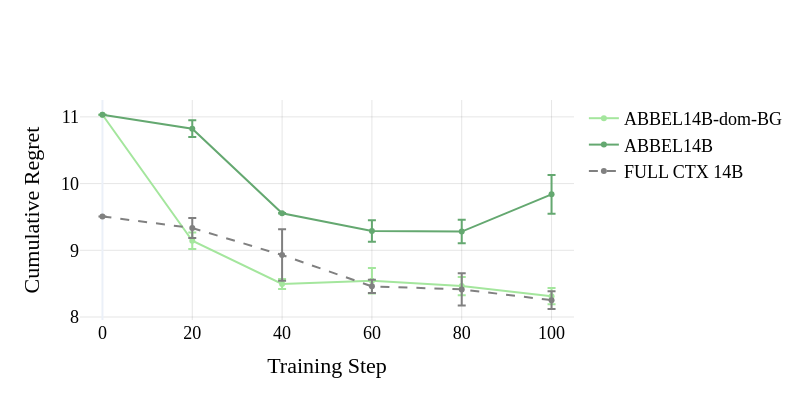

Notebook source saved alongside this figure:
### Code cell
import plotly.graph_objects as go
vanilla14B_zero_shot = 9.507575757575756
ABBEL14B_zero_shot = 11.031746031746033
seed_1_ABBEL14B_obs_bg_regret = [ABBEL14B_zero_shot, 9.055555555555554, 9.92857142857143]
ABBEL14B_regret_seeds = [[ABBEL14B_zero_shot,10.58730158730159, 9.563492063492065, 9.682539682539684, 9.650793650793652, 9.3015873015873, 8.746031746031743, 8.880952380952378], [ABBEL14B_zero_shot,11.111111111111112, 9.547619047619046, 9.079365079365079, 9.285714285714285, 10.507936507936511, 9.071428571428568, 8.992063492063492], [ABBEL14B_zero_shot,10.769841269841272, 9.555555555555555, 9.103174603174601, 8.904761904761902, 9.706349206349207, 9.293650793650793, 9.841269841269845]]
ABBEL14B_dom_bg_regret_seeds = [[9.087301587301583, 8.571428571428571, 8.952380952380949, 8.714285714285712, 8.095238095238097], [8.91269841269841, 8.603174603174601, 8.539682539682538, 8.142857142857144, 8.246031746031745], [9.42857142857143, 8.30952380952381, 8.142857142857142, 8.53174603174603, 8.595238095238093]]

ABBEL14B_dom_bg_regret_seeds = [[ABBEL14B_zero_shot] + seed for seed in ABBEL14B_dom_bg_regret_seeds]

vanilla14B_regret_seeds = [[vanilla14B_zero_shot, 9.613636363636363, 8.757575757575756, 8.56060606060606, 8.5, 8.227272727272725, 9.363636363636367], [vanilla14B_zero_shot, 8.984848484848486, 8.212121212121213, 8.21969696969697, 7.863636363636363, 7.9848484848484835, 7.901515151515151],[vanilla14B_zero_shot,9.401515151515149, 9.818181818181818, 8.598484848484848, 8.87878787878788, 8.545454545454547, 8.083333333333332]]

fig = go.Figure()

ABBEL14B_performance, ABBEL14B_err = get_line_and_err(ABBEL14B_regret_seeds, max_datapoints=6)
ABBEL14B_dom_bg_performance, ABBEL14B_dom_bg_err = get_line_and_err(ABBEL14B_dom_bg_regret_seeds, max_datapoints=6)
vanilla14B_performance, vanilla14B_err = get_line_and_err(vanilla14B_regret_seeds, max_datapoints=6)

fig.add_trace(go.Scatter(
    x=np.arange(len(ABBEL14B_dom_bg_performance))*20, y=ABBEL14B_dom_bg_performance, mode="lines+markers", name="ABBEL14B-dom-BG",
    line=dict(color="rgb(164, 230, 157)"),
    error_y=dict(type="data", array=ABBEL14B_dom_bg_err, visible=True)
))

fig.add_trace(go.Scatter(
    x=np.arange(len(ABBEL14B_performance))*20, y=ABBEL14B_performance, mode="lines+markers", name="ABBEL14B",
    line=dict(color="rgb(100, 168, 112)"),
    error_y=dict(type="data", array=ABBEL14B_err, visible=True)
))

fig.add_trace(go.Scatter(
    x=np.arange(len(vanilla14B_performance))*20, y=vanilla14B_performance, mode="lines+markers", name="FULL CTX 14B",
    line=dict(color="rgb(128, 128, 128)", dash='dash'),
    error_y=dict(type="data", array=vanilla14B_err, visible=True)
))

fig.update_layout(
    # title={'text': "Test Performance Over Training", 'x': 0.5, 'xanchor': 'center'},
    font=dict(family='Times New Roman', size=18, color='black'),
    xaxis_title="Training Step",
    # yaxis_title="Test Success Rate (%)",
    yaxis_title="Cumulative Regret",
    xaxis=dict(range=[-5, 105], gridcolor="rgba(0,0,0,0.1)"),
    yaxis=dict(gridcolor="rgba(0,0,0,0.1)"),
    # legend=dict(orientation="h", yanchor="bottom", y=1.02, xanchor="right", x=1),
    template="plotly_white",
    width=800,
    height=400,
    # margin=dict(l=60, r=20, t=70, b=60)
)
fig.write_image("figures/regret_plot14B.pdf")
fig

### Figure 1 — Plotly figure (JSON) as saved in the notebook; plotly's stock layout.template omitted (floating-point values rounded to 4 significant figures)
{"data": [{"error_y": {"array": [0, 0.1237, 0.07597, 0.1908, 0.1376, 0.1209], "type": "data", "visible": true}, "line": {"color": "rgb(164, 230, 157)"}, "mode": "lines+markers", "name": "ABBEL14B-dom-BG", "type": "scatter", "x": [0, 20, 40, 60, 80, 100], "y": [11.03, 9.143, 8.495, 8.545, 8.463, 8.312]}, {"error_y": {"array": [0, 0.1253, 0.003741, 0.161, 0.1759, 0.2894], "type": "data", "visible": true}, "line": {"color": "rgb(100, 168, 112)"}, "mode": "lines+markers", "name": "ABBEL14B", "type": "scatter", "x": [0, 20, 40, 60, 80, 100], "y": [11.03, 10.82, 9.556, 9.288, 9.28, 9.839]}, {"error_y": {"array": [0, 0.1508, 0.385, 0.09834, 0.2418, 0.1325], "type": "data", "visible": true}, "line": {"color": "rgb(128, 128, 128)", "dash": "dash"}, "mode": "lines+markers", "name": "FULL CTX 14B", "type": "scatter", "x": [0, 20, 40, 60, 80, 100], "y": [9.508, 9.333, 8.929, 8.46, 8.414, 8.253]}], "layout": {"font": {"color": "black", "family": "Times New Roman", "size": 18}, "height": 400, "width": 800, "xaxis": {"gridcolor": "rgba(0,0,0,0.1)", "range": [-5, 105], "title": {"text": "Training Step"}}, "yaxis": {"gridcolor": "rgba(0,0,0,0.1)", "title": {"text": "Cumulative Regret"}}}}
